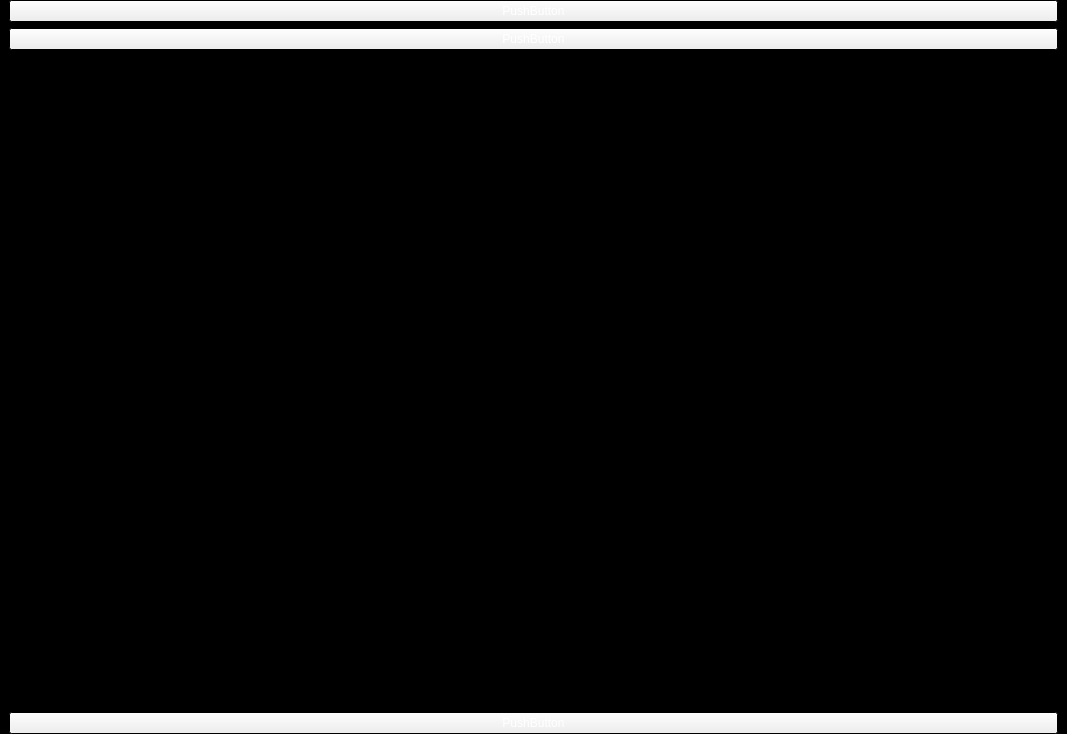
<?xml version="1.0" encoding="UTF-8"?>
<ui version="4.0">
 <class>WidgetProperties</class>
 <widget class="QWidget" name="WidgetProperties">
  <property name="geometry">
   <rect>
    <x>0</x>
    <y>0</y>
    <width>1067</width>
    <height>734</height>
   </rect>
  </property>
  <property name="palette">
   <palette>
    <active>
     <colorrole role="WindowText">
      <brush brushstyle="SolidPattern">
       <color alpha="255">
        <red>255</red>
        <green>255</green>
        <blue>255</blue>
       </color>
      </brush>
     </colorrole>
     <colorrole role="Text">
      <brush brushstyle="SolidPattern">
       <color alpha="255">
        <red>255</red>
        <green>255</green>
        <blue>255</blue>
       </color>
      </brush>
     </colorrole>
     <colorrole role="ButtonText">
      <brush brushstyle="SolidPattern">
       <color alpha="255">
        <red>255</red>
        <green>255</green>
        <blue>255</blue>
       </color>
      </brush>
     </colorrole>
     <colorrole role="Base">
      <brush brushstyle="SolidPattern">
       <color alpha="255">
        <red>0</red>
        <green>0</green>
        <blue>0</blue>
       </color>
      </brush>
     </colorrole>
     <colorrole role="Window">
      <brush brushstyle="SolidPattern">
       <color alpha="255">
        <red>0</red>
        <green>0</green>
        <blue>0</blue>
       </color>
      </brush>
     </colorrole>
     <colorrole role="Shadow">
      <brush brushstyle="SolidPattern">
       <color alpha="255">
        <red>222</red>
        <green>221</green>
        <blue>218</blue>
       </color>
      </brush>
     </colorrole>
     <colorrole role="ToolTipText">
      <brush brushstyle="SolidPattern">
       <color alpha="255">
        <red>255</red>
        <green>255</green>
        <blue>255</blue>
       </color>
      </brush>
     </colorrole>
     <colorrole role="PlaceholderText">
      <brush brushstyle="SolidPattern">
       <color alpha="128">
        <red>255</red>
        <green>255</green>
        <blue>255</blue>
       </color>
      </brush>
     </colorrole>
    </active>
    <inactive>
     <colorrole role="WindowText">
      <brush brushstyle="SolidPattern">
       <color alpha="255">
        <red>255</red>
        <green>255</green>
        <blue>255</blue>
       </color>
      </brush>
     </colorrole>
     <colorrole role="Text">
      <brush brushstyle="SolidPattern">
       <color alpha="255">
        <red>255</red>
        <green>255</green>
        <blue>255</blue>
       </color>
      </brush>
     </colorrole>
     <colorrole role="ButtonText">
      <brush brushstyle="SolidPattern">
       <color alpha="255">
        <red>255</red>
        <green>255</green>
        <blue>255</blue>
       </color>
      </brush>
     </colorrole>
     <colorrole role="Base">
      <brush brushstyle="SolidPattern">
       <color alpha="255">
        <red>0</red>
        <green>0</green>
        <blue>0</blue>
       </color>
      </brush>
     </colorrole>
     <colorrole role="Window">
      <brush brushstyle="SolidPattern">
       <color alpha="255">
        <red>0</red>
        <green>0</green>
        <blue>0</blue>
       </color>
      </brush>
     </colorrole>
     <colorrole role="Shadow">
      <brush brushstyle="SolidPattern">
       <color alpha="255">
        <red>222</red>
        <green>221</green>
        <blue>218</blue>
       </color>
      </brush>
     </colorrole>
     <colorrole role="ToolTipText">
      <brush brushstyle="SolidPattern">
       <color alpha="255">
        <red>255</red>
        <green>255</green>
        <blue>255</blue>
       </color>
      </brush>
     </colorrole>
     <colorrole role="PlaceholderText">
      <brush brushstyle="SolidPattern">
       <color alpha="128">
        <red>255</red>
        <green>255</green>
        <blue>255</blue>
       </color>
      </brush>
     </colorrole>
    </inactive>
    <disabled>
     <colorrole role="WindowText">
      <brush brushstyle="SolidPattern">
       <color alpha="255">
        <red>190</red>
        <green>190</green>
        <blue>190</blue>
       </color>
      </brush>
     </colorrole>
     <colorrole role="Text">
      <brush brushstyle="SolidPattern">
       <color alpha="255">
        <red>190</red>
        <green>190</green>
        <blue>190</blue>
       </color>
      </brush>
     </colorrole>
     <colorrole role="ButtonText">
      <brush brushstyle="SolidPattern">
       <color alpha="255">
        <red>190</red>
        <green>190</green>
        <blue>190</blue>
       </color>
      </brush>
     </colorrole>
     <colorrole role="Base">
      <brush brushstyle="SolidPattern">
       <color alpha="255">
        <red>0</red>
        <green>0</green>
        <blue>0</blue>
       </color>
      </brush>
     </colorrole>
     <colorrole role="Window">
      <brush brushstyle="SolidPattern">
       <color alpha="255">
        <red>0</red>
        <green>0</green>
        <blue>0</blue>
       </color>
      </brush>
     </colorrole>
     <colorrole role="Shadow">
      <brush brushstyle="SolidPattern">
       <color alpha="255">
        <red>222</red>
        <green>221</green>
        <blue>218</blue>
       </color>
      </brush>
     </colorrole>
     <colorrole role="ToolTipText">
      <brush brushstyle="SolidPattern">
       <color alpha="255">
        <red>255</red>
        <green>255</green>
        <blue>255</blue>
       </color>
      </brush>
     </colorrole>
     <colorrole role="PlaceholderText">
      <brush brushstyle="SolidPattern">
       <color alpha="128">
        <red>0</red>
        <green>0</green>
        <blue>0</blue>
       </color>
      </brush>
     </colorrole>
    </disabled>
   </palette>
  </property>
  <property name="windowTitle">
   <string>Form</string>
  </property>
  <layout class="QVBoxLayout" name="verticalLayout">
   <property name="leftMargin">
    <number>9</number>
   </property>
   <property name="topMargin">
    <number>0</number>
   </property>
   <property name="rightMargin">
    <number>9</number>
   </property>
   <property name="bottomMargin">
    <number>0</number>
   </property>
   <item>
    <widget class="QPushButton" name="pushButton_2">
     <property name="text">
      <string>PushButton</string>
     </property>
    </widget>
   </item>
   <item>
    <widget class="QPushButton" name="pushButton">
     <property name="text">
      <string>PushButton</string>
     </property>
    </widget>
   </item>
   <item>
    <spacer name="verticalSpacer">
     <property name="orientation">
      <enum>Qt::Orientation::Vertical</enum>
     </property>
     <property name="sizeHint" stdset="0">
      <size>
       <width>20</width>
       <height>40</height>
      </size>
     </property>
    </spacer>
   </item>
   <item>
    <widget class="QPushButton" name="pushButton_3">
     <property name="text">
      <string>PushButton</string>
     </property>
    </widget>
   </item>
  </layout>
 </widget>
 <resources/>
 <connections/>
</ui>
